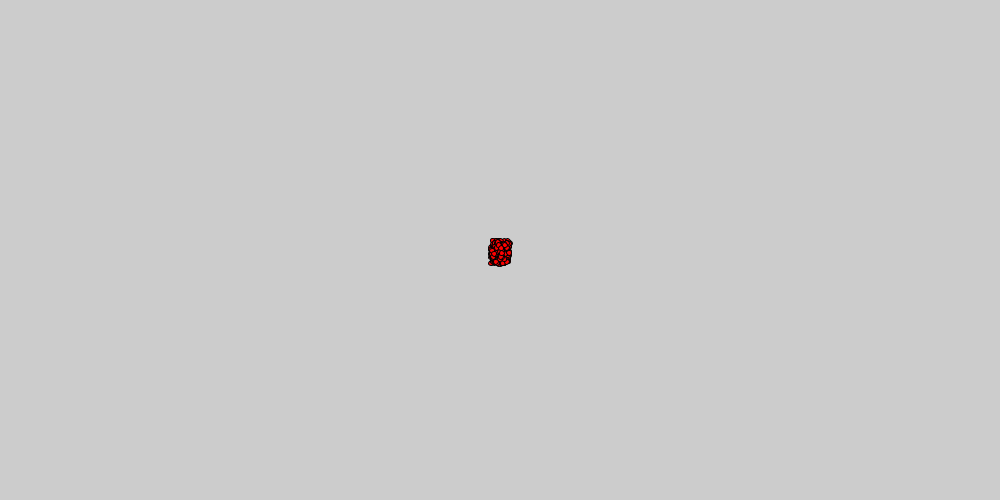
Frame 1 (no input)
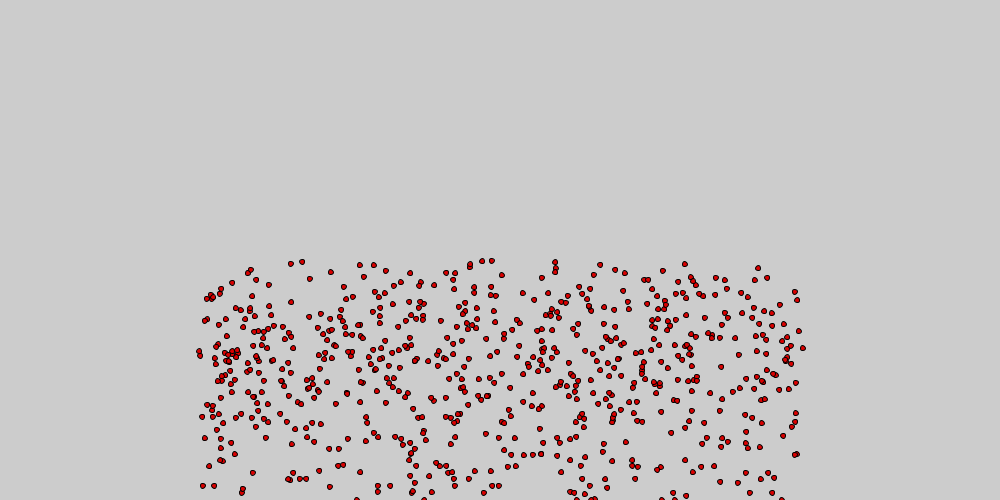
Frame 60 (the mouse pressed at the canvas centre just before this capture)
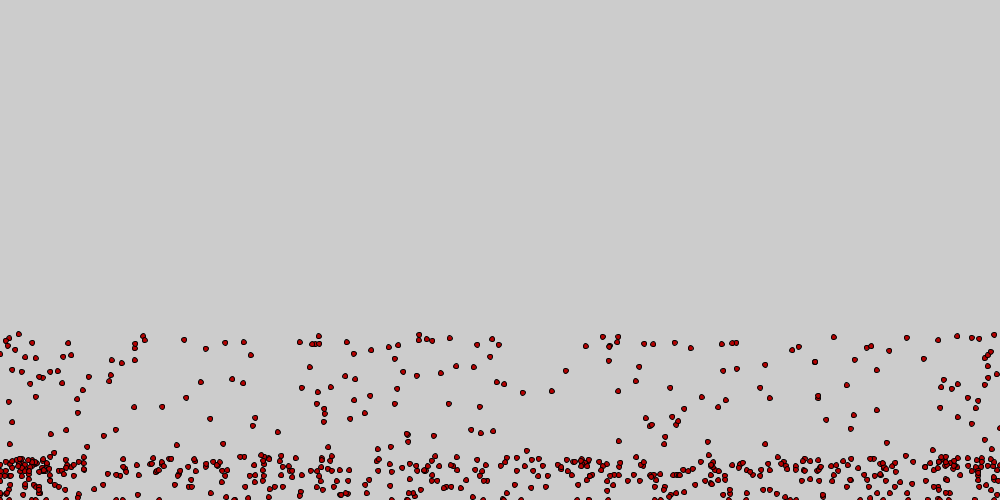
Frame 120 (the mouse held since frame 60 and released just before this capture)

The Processing sketch that drew these frames (run headless with seeded random() and noise(); from frame 60 on, the mouse is pressed at the canvas centre):

// Processing sketch: processing_122553
// ── processing_122553.pde

particle p[] = new particle[700];
float g = 0.2;

void setup()
{
  size(1000, 500);
  for (int i=0 ; i<p.length ; i++)
  p[i] = new particle(
     width/2+random(-5,5), height/2 +random(-5,5),
     random(-5,5),         random(-5,10)
   );
}

void draw()
{

  background(204);
  for (particle n : p)
  {
  n.move();
  n.draw();
  }
}

class particle
{
  float x,y;
  float v_x,v_y;
  float  life,age;
    
  particle(float initx, float inity, float initv_x, float initv_y)
  {
      x = initx;     y = inity;
    v_x = initv_x; v_y = initv_y;
    age=0;
    life=200;
  }
  
  void draw()
  {
    float f = constrain(norm(age,0,life), 0,1);
    color born = color(255,0,0);
    color dead = color(10,0,0);
    fill( lerpColor(born,dead,f) );
    ellipse(x,y,5,5);
  }
  
  void move()
  {
    x += v_x;     y += v_y;
    v_y += g;
    
    if(y>height ) { y=height; v_y *= -0.7; }
    if(y<0      ) { y=0     ; v_y *= -0.7; }
    if(x>width  ) { x=width; v_x *= -0.7; }
    if(x<0      ) { x=0     ; v_x *= -0.7; }
    age+=0.5;
  }
}
